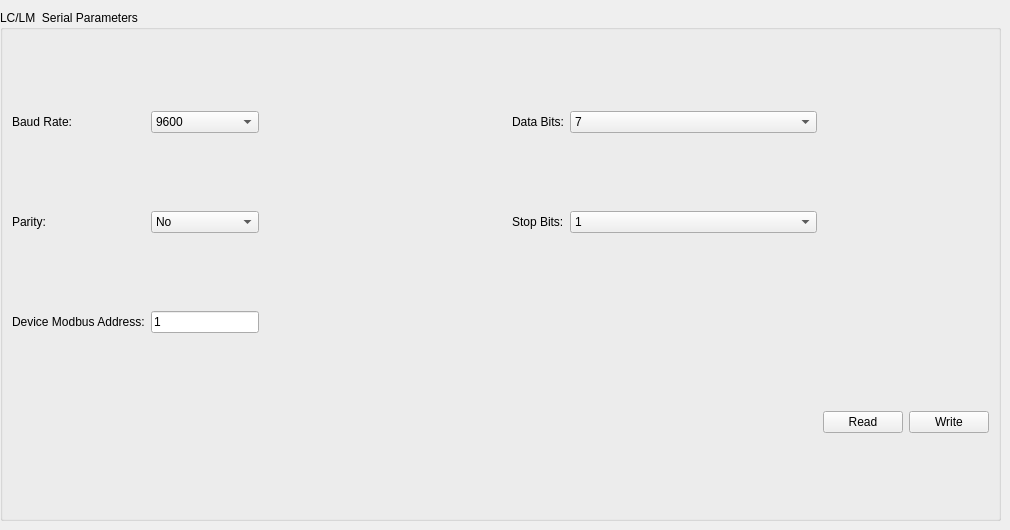
    <widget class="QWidget" name="tab">
     <attribute name="title">
      <string>Serial</string>
     </attribute>
     <widget class="QGroupBox" name="groupBox_2">
      <property name="geometry">
       <rect>
        <x>0</x>
        <y>10</y>
        <width>1001</width>
        <height>511</height>
       </rect>
      </property>
      <property name="title">
       <string>LC/LM  Serial Parameters</string>
      </property>
      <layout class="QGridLayout" name="gridLayout_5">
       <item row="4" column="4">
        <spacer name="horizontalSpacer_11">
         <property name="orientation">
          <enum>Qt::Horizontal</enum>
         </property>
         <property name="sizeHint" stdset="0">
          <size>
           <width>200</width>
           <height>20</height>
          </size>
         </property>
        </spacer>
       </item>
       <item row="4" column="1">
        <widget class="QLineEdit" name="portEdit_2">
         <property name="sizePolicy">
          <sizepolicy hsizetype="Preferred" vsizetype="Fixed">
           <horstretch>0</horstretch>
           <verstretch>0</verstretch>
          </sizepolicy>
         </property>
         <property name="text">
          <string>1</string>
         </property>
        </widget>
       </item>
       <item row="0" column="1">
        <widget class="QComboBox" name="s_baudCombo">
         <property name="editable">
          <bool>false</bool>
         </property>
         <property name="currentText">
          <string>9600</string>
         </property>
         <item>
          <property name="text">
           <string>9600</string>
          </property>
         </item>
         <item>
          <property name="text">
           <string>4800</string>
          </property>
         </item>
         <item>
          <property name="text">
           <string>2400</string>
          </property>
         </item>
         <item>
          <property name="text">
           <string>1200</string>
          </property>
         </item>
        </widget>
       </item>
       <item row="0" column="3">
        <widget class="QLabel" name="label_6">
         <property name="text">
          <string>Data Bits:</string>
         </property>
        </widget>
       </item>
       <item row="0" column="4">
        <widget class="QComboBox" name="s_dataBitsCombo">
         <property name="currentText">
          <string>7</string>
         </property>
         <item>
          <property name="text">
           <string>7</string>
          </property>
         </item>
         <item>
          <property name="text">
           <string>8</string>
          </property>
         </item>
        </widget>
       </item>
       <item row="0" column="0">
        <widget class="QLabel" name="label_5">
         <property name="text">
          <string>Baud Rate:</string>
         </property>
        </widget>
       </item>
       <item row="1" column="0">
        <widget class="QLabel" name="label_4">
         <property name="text">
          <string>Parity:</string>
         </property>
        </widget>
       </item>
       <item row="5" column="7">
        <widget class="QPushButton" name="serialBtnRead">
         <property name="text">
          <string>Read</string>
         </property>
        </widget>
       </item>
       <item row="1" column="4">
        <widget class="QComboBox" name="s_stopBitsCombo">
         <item>
          <property name="text">
           <string>1</string>
          </property>
         </item>
         <item>
          <property name="text">
           <string>2</string>
          </property>
         </item>
        </widget>
       </item>
       <item row="1" column="3">
        <widget class="QLabel" name="label_7">
         <property name="sizePolicy">
          <sizepolicy hsizetype="Preferred" vsizetype="Fixed">
           <horstretch>0</horstretch>
           <verstretch>0</verstretch>
          </sizepolicy>
         </property>
         <property name="text">
          <string>Stop Bits:</string>
         </property>
        </widget>
       </item>
       <item row="1" column="2">
        <spacer name="horizontalSpacer_10">
         <property name="orientation">
          <enum>Qt::Horizontal</enum>
         </property>
         <property name="sizeHint" stdset="0">
          <size>
           <width>200</width>
           <height>20</height>
          </size>
         </property>
        </spacer>
       </item>
       <item row="4" column="0">
        <widget class="QLabel" name="label_8">
         <property name="text">
          <string>Device Modbus Address:</string>
         </property>
        </widget>
       </item>
       <item row="5" column="8">
        <widget class="QPushButton" name="serialBtn">
         <property name="text">
          <string>Write</string>
         </property>
        </widget>
       </item>
       <item row="1" column="1">
        <widget class="QComboBox" name="s_parityCombo">
         <item>
          <property name="text">
           <string>No</string>
          </property>
         </item>
         <item>
          <property name="text">
           <string>Even</string>
          </property>
         </item>
         <item>
          <property name="text">
           <string>Odd</string>
          </property>
         </item>
        </widget>
       </item>
       <item row="0" column="2">
        <spacer name="horizontalSpacer_9">
         <property name="orientation">
          <enum>Qt::Horizontal</enum>
         </property>
         <property name="sizeHint" stdset="0">
          <size>
           <width>200</width>
           <height>20</height>
          </size>
         </property>
        </spacer>
       </item>
      </layout>
     </widget>
    </widget>
